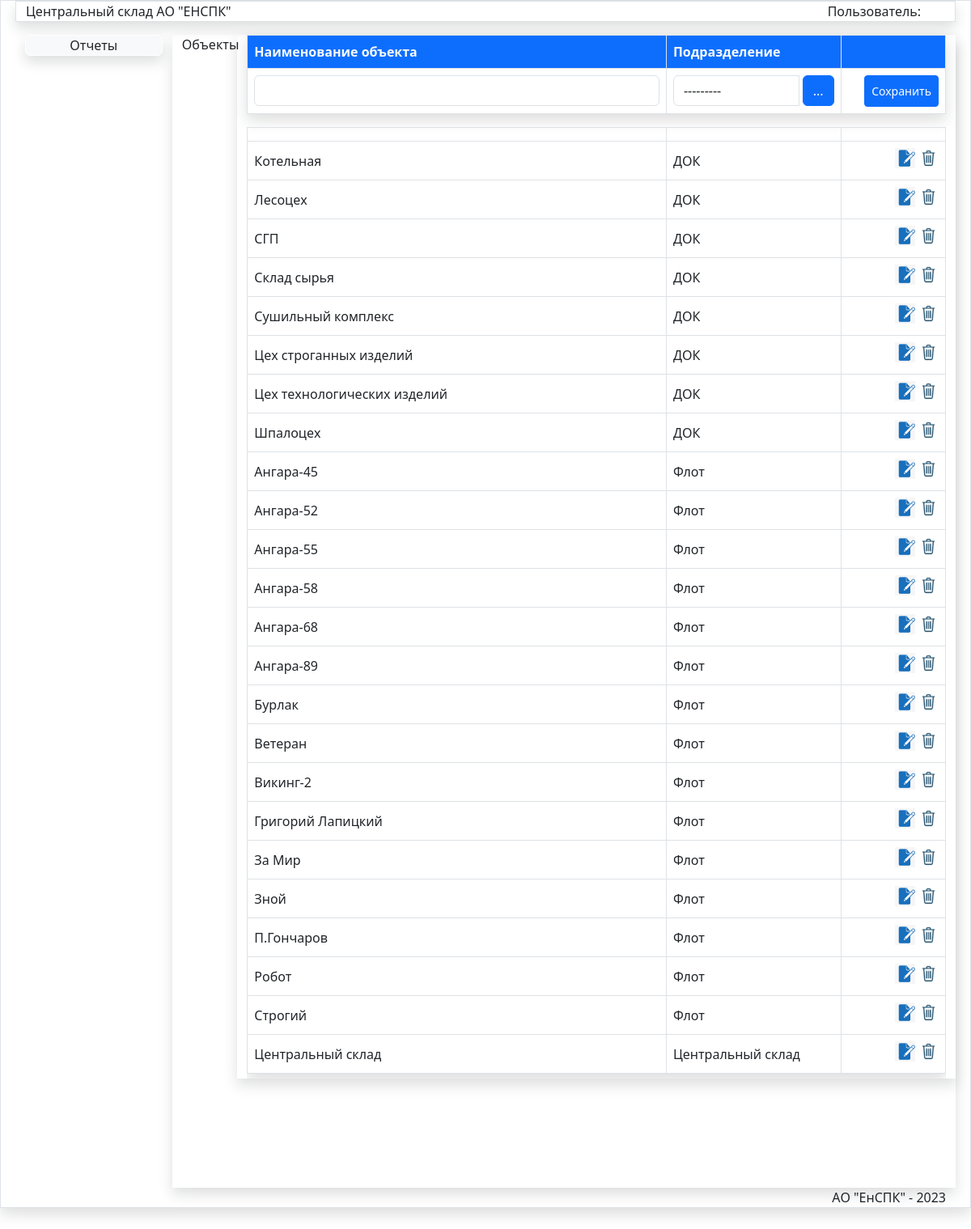
Before: /obct/ with the older database file.
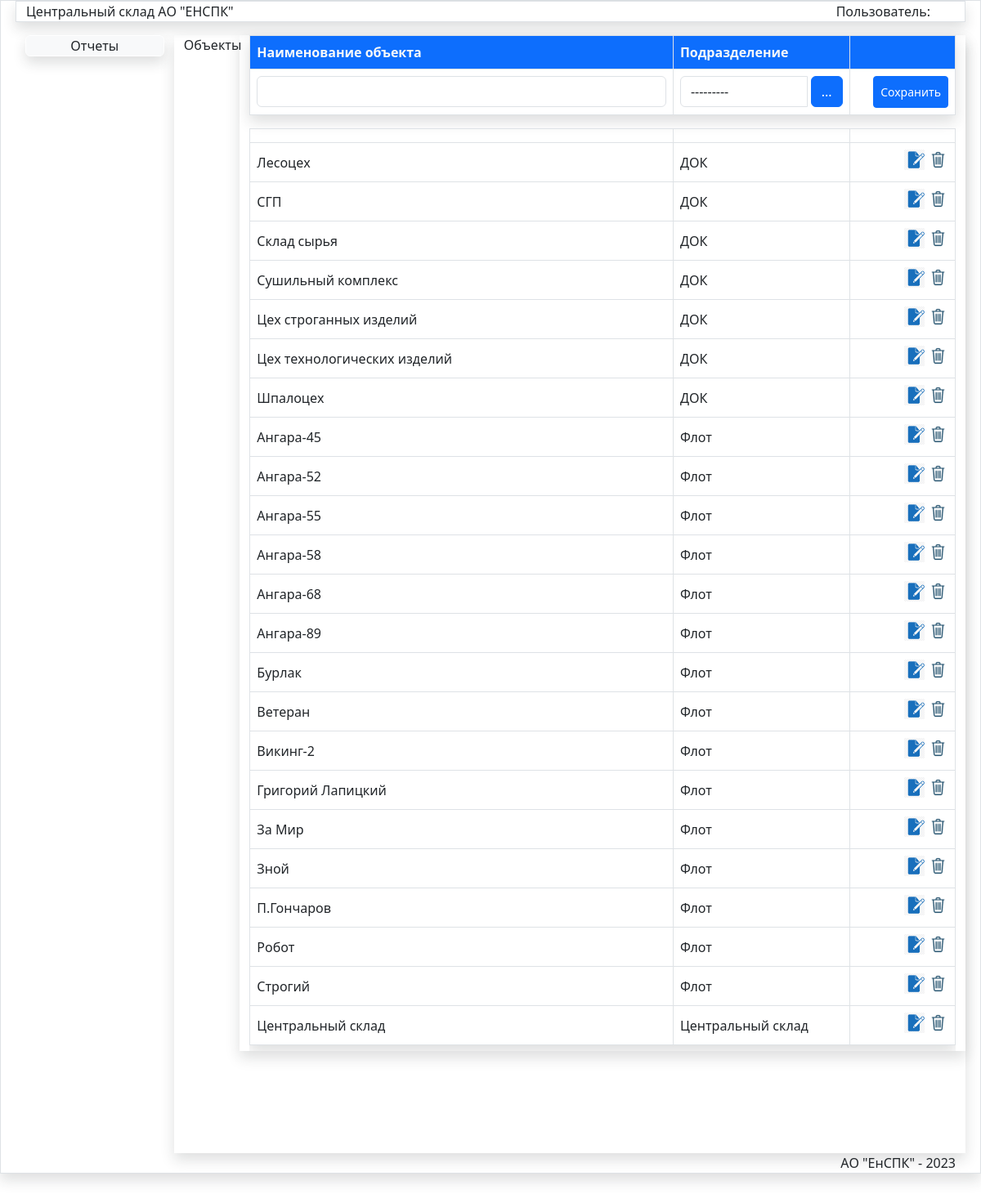
After: the same page with the newer database file.
### store/models.py (models this page shows, shortened)
class Obct(models.Model):
    title = models.CharField(max_length=150, verbose_name='Объект',unique=True )
    podraz=models.ForeignKey(Podraz,verbose_name='Подразделение',on_delete=models.PROTECT)
    class Meta:
        verbose_name = 'Объект'
        verbose_name_plural = 'Объекты'
        ordering = ['podraz','title', ]

class Podraz(models.Model):
    title = models.CharField(max_length=150, verbose_name='Название подразделения', unique=True)
    def __str__(self):
        return self.title
    class Meta:
        verbose_name = 'Подразделение'
        verbose_name_plural = 'Подразделения'
        ordering = ['title', ]

### store/views.py (the view)
# urls.py: path('obct/', ObctList, name='ObctList'),
def ObctList(request):
    unit = Obct.objects.all()
    form = ObctForm()
    form2=PodrazForm2()
    return render(request, 'store/spr/SprObct.html', {'title': "Объекты",
                                                      'unit': unit, 'form': form, 'pic_label': 'Объекты',
                                                      'url_name': reverse('SaveObct'),
                                                      'url_delete': reverse('ObctDelete'),
                                                      'url_name2': reverse('SavePodraz2'),
                                                      'form2': form2,'url_update': reverse('ObctUpdate'),
                                                      })

### store/forms.py
class ObctForm(forms.ModelForm):
   class Meta:
      model = Obct
      fields = ['title','podraz']
      widgets = {
    'title': forms.TextInput(attrs={'class': 'form-control', 'id':'idtitle'}),
    'podraz': forms.Select(attrs={'class': 'form-control', 'id': 'idpodraz'}),
         }

class PodrazForm2(forms.ModelForm):
   class Meta:
      model = Podraz
      fields = ['title']
      widgets = {
    'title': forms.TextInput(attrs={'class': 'form-control', 'style':'width:460px;','id':'idtitle2'}),
         }

### store/templates/store/spr/SprObct.html (shortened to what this page needs)
{% extends 'store/menu.html' %}
{% load static %}
{% block DataArea %}
<div class="row">
    <div class="col-md-1  ">{{pic_label}}</div>
<div class="col-md-11 mx-auto shadow">
<table class="table shadow table-bordered table-hover ">
 <thead class="bg-primary text-light">
    <tr class="mt-0">
        <th style="width:60%;"  >Наименование объекта</th>
        <th style="width:25%;"  >Подразделение</th>
        <th style="width:15%"></th>
    </tr>
  </thead>
<form action={{url_name}} method="post" id="obct-form">
     <tr>
     <td > {{ form.title}}</td>
     <td  >
     <div class="input-group">
     {{form.podraz}}
     <div class=" input-group-button pr-2">
     <button type="button" id="show-contact-modal-button2" class="btn btn-primary mr-2" style="margin-left: 5px;" data-bs-toggle="modal" data-bs-target="#exampleModal">...</button>
     </div>
     </div>
     </td>
    <th class=" text-end"> <button type="submit" class="btn  btn-primary btn-sm pb-2 pt-2" id="savebtn" >Сохранить </button></td>
    </tr>
</form>
</table>
<div class="scrolltable">
<table class="table shadow table-bordered table-hover " id="data-table">
<thead >
    <tr class="mt-0">
        <th style="width:60%;"  ></th>
        <th style="width:25%;"  ></th>
        <th style="width:15%"></th>
    </tr>
  </thead>
    <tbody id="tbody">
    {% for item in unit %}
<tr>
<td  class="align-middle ">{{item.title}}</td>
<td  class="align-middle ">{{item.podraz.title}}</td>
<td class="text-end align-middle" ><input data-sid="{{item.pk}}" data-update="{{url_update}}" class="btn-podraz-update " value="Update" type="image" src="{% static '/images/edit2.png' %}" width="25px" >
<input data-sid="{{item.pk}}" data-del="{{url_delete}}" class="btn-del " value="Delete" type="image" src="{% static '/images/del.png' %}" width="25px"> </td>
</tr>
{% endfor %}
</tbody>
</table>
</div>
</div>
</div>
{% endblock DataArea %}

Changed rows visible on the page:
removed Obct: title "Котельная", podraz "ДОК"
